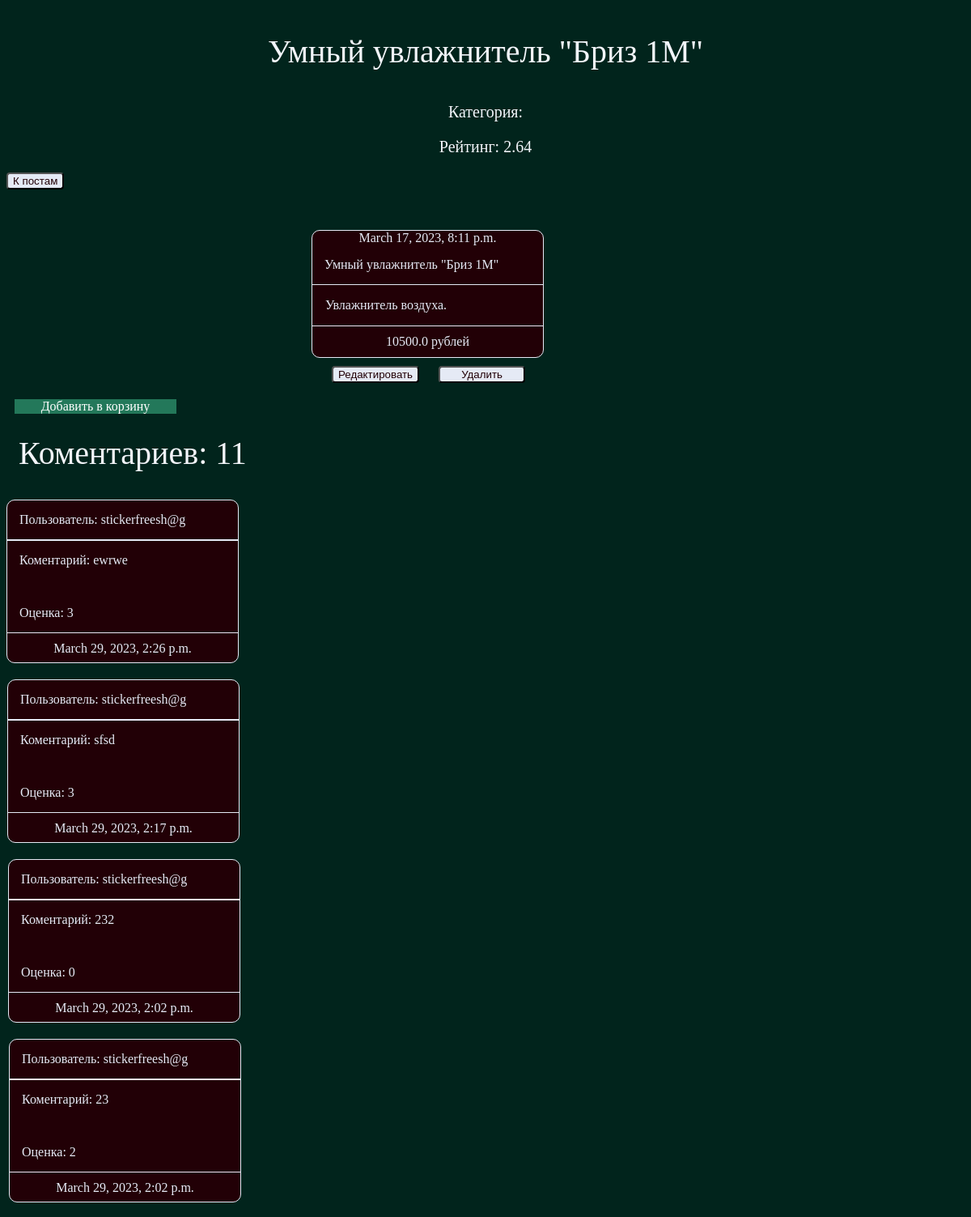
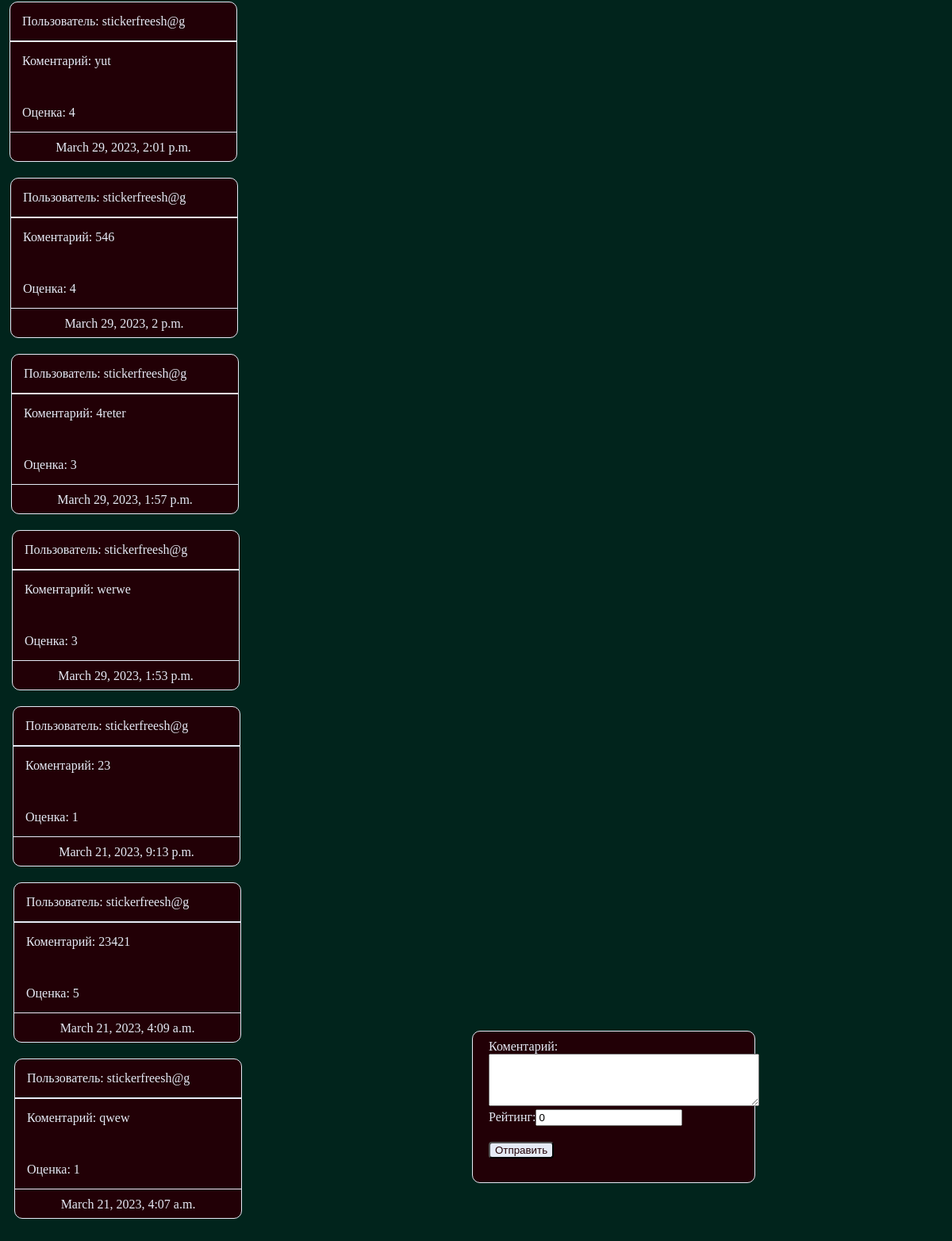
The app's page /post/4 with its own data (2 pictures, top to bottom).
### smarthouseblog/models.py (models this page shows, shortened)
class Blog(models.Model):
    username = models.ForeignKey(
        New_profile,
        verbose_name='Юзернейм',
        on_delete=models.PROTECT
    )
    title = models.CharField(
        max_length=48,
        verbose_name='Титл поста (Название устройства)'
    )
    text = models.TextField(
        max_length=448,
        verbose_name='Тело поста'
    )
    date = models.DateTimeField(
        auto_now_add=True
    )
    status = models.BooleanField(
        default=False,
        verbose_name='Опубликовать'
    )
    category = models.ForeignKey(
        Category,
        verbose_name='Категория',
        on_delete=models.PROTECT,
        default='2'
    )
    date_publication = models.DateTimeField(
        auto_now_add=True
    )
    raiting = models.FloatField(
        verbose_name='Рейтинг',
        default=0,
    )
    price = models.DecimalField(
        max_digits=10,
        decimal_places=2,
        default=0,
    )

class Comments(models.Model):
    post = models.ForeignKey(
        Blog,
        verbose_name='К посту',
        on_delete=models.CASCADE,
        related_name='comments',
        default=2
    )
    username = models.ForeignKey(New_profile,
                                 verbose_name='Юзернейм',
                                 on_delete=models.PROTECT,
                                 default='2',
                                 related_name='users')
    date = models.DateTimeField(
        auto_now_add=True
    )
    comment = models.TextField(
        max_length=224,
        verbose_name='Коментарий'
    )
    raiting = models.IntegerField(
        verbose_name='Рейтинг',
        blank=False,
        default=0,
    )

### smarthouseblog/views.py (the view)
# urls.py: path('post/<int:post_pk>', post, name='post'),
def post(request, post_pk):
    info = Blog.objects.values(
         'pk', 'title', 'date', 'date_publication', 'status', 'username__username', 'price', 'text'
    ).get(pk=post_pk)
    comment = Comments.objects.values('pk', 'username__username', 'raiting', 'date', 'comment'
                                      ).filter(post=post_pk).order_by('-date')
    rai = raiting(post_pk)
    if request.method == 'POST':
        comment_form = CommentForm(request.POST)
        if comment_form.is_valid():
            comment_form_update = comment_form.save(commit=False)
            comment_form_update.post = Blog.objects.filter(pk=post_pk).first()
            comment_form_update.date = datetime.now()
            comment_form_update.save()
            Blog.objects.values('pk', 'raiting').filter(pk=post_pk).update(raiting=raiting(post_pk))
            return redirect('post', post_pk=post_pk)
    else:
        comment_form = CommentForm()
    context = {'post': info,
               'comm': comment,
               'count_comm': Comments.objects.values('pk').filter(post=post_pk).count(),
               'comment_form': comment_form,
               'rai': rai,
               }
    return render(request, 'smarthouseblog/post.html', context)

### smarthouseblog/forms.py
class CommentForm(forms.ModelForm):
    class Meta:
        model = Comments
        fields = (
            "comment",
            "raiting",
        )
        widgets = {
            'comment': Textarea(attrs={'rows': 4, 'cols': 40}),
        }

### smarthouseblog/views.py (called while the page is built)
def raiting(post_pk):
    rai = Comments.objects.values('raiting').filter(post=post_pk).aggregate(Avg('raiting'))
    try:
        return round(rai['raiting__avg'], 2)
    except ZeroDivisionError:
        return 0

### smarthouseblog/templates/smarthouseblog/post.html (shortened to what this page needs)
<!DOCTYPE html>
{% load static %}
<html lang="en">
<head>
    <link rel="stylesheet" href="{% static 'css/style.css' %}">
</head>
<body style="background-color: #01241c">
    <a href="{% url 'posts' %}">
        <div style="text-align: center">
            <p style=" font-size: 40px; color: #f3f5fa">{{ post.title }}</p>
        </div>
        <div style="text-align: center">
            <p style="font-size: 20px; color: #f3f5fa">Категория: {{ post.category }}</p>
        </div>
        <div style="text-align: center">
            <p style="font-size: 20px; color: #f3f5fa">Рейтинг: {{ rai }}</p>
        </div>
    </a>
    <div>
        <form action="{% url 'posts' %}" style="margin-bottom: 50px">
            <input type="submit" style="border-radius: 4px;  background-color: #e5eaf5; color: #220006" value="К постам" /></input>
        </form>
    </div>
    <div style="width: 430px; margin: 0 auto; heigth: 200px">
        <div style="align-items: center;
                    width: 285px;
                    border: 1px solid;
                    border-radius: 10px;
                    background-color: #220006;
                    color: #e5eaf5;
                    display: inline-block">
            <div>
                <div style="text-align: center">{{ post.date }}</div>
                <div style="margin: 15px;
                            text-align: left">{{ post.title }}</div>
                <div style="border-bottom: 1px solid"></div>
                <div style="margin: 16px">{{ post.text }}</div>
            </div>
            <div style="border-bottom: 1px solid"></div>
            <div style="margin: 10px">
                <div style="text-align: center">{{ post.price|floatformat:1 }} рублей</div>
            </div>
        </div>
    </div>
    <div style="margin: 0 auto; width: 400px">
        <form action="{% url 'post_edit' post_pk=post.pk %}" style="display: inline-block;
                        margin: 10px">
            <input type="submit" style="border-radius: 4px;  background-color: #e5eaf5; color: #220006" value="Редактировать" />
        </form>
        <form action="{% url 'post_delete' post_pk=post.pk %}" method=""
              style="margin: 0 auto;
                     display: inline-block;display: inline-block;
                     margin: 10px">
                <input type="submit"
                       style="width: 107px;
                       border-radius: 4px;
                       background-color: #e5eaf5;
                       color: #220006"
                       value="Удалить" />
        </form>
    </div>
<a href="{% url 'cart_add' product_pk=post.pk  %}" class="fcc-btn">Добавить в корзину</a>
    <div>
        <p style="margin: 15px; font-size: 40px; color: #f3f5fa">Коментариев: {{ count_comm }}</p>
    </div>
<div style="margin: 25px;
    width: 355px;
    height:190px;
    position:absolute;
    left:570px;
    bottom: 120px;
    border: 1px solid;
    border-radius: 10px;
    background-color: #220006;
    color: #e5eaf5;
    display: inline-block;">
    <form style="margin: 10px" action="" method="POST"  >{% csrf_token %}
            <div style="margin: 10px">{{ comment_form }}</div>
        <input type="submit" style="border-radius: 4px;  background-color: #e5eaf5; color: #220006; margin: 10px" value="Отправить" />
    </form>
</div>
{% for i in comm %}
    <div style="align-items: center;
    width: 285px;
    border: 1px solid;
    border-radius: 10px;
    background-color: #220006;
    color: #e5eaf5;
    display: inline-block;
    height: 200px;
    margin-top: 19px;">
    <div style="border-bottom: 1px solid">
        <div style="text-align: left; margin: 15px;">Пользователь: {{ i.username__username }}</div>
    </div>
    <div style="border-top: 1px solid">
            <div style="height: 50px;text-align: left; margin: 15px;">Коментарий: {{ i.comment }}</div>
            <div style="text-align: left; margin: 15px;">Оценка: {{ i.raiting }}</div>
    </div>
    <div style="border-top: 1px solid">
    </div>
    <div>
        <div style="text-align: center; margin: 10px;">{{ i.date }}</div>
    </div>
        {% endfor %}
    </div>
<div>
    <div style="height: 100px"></div>
</div>
</body>
</html>

### smarthouseblog/static/css/style.css (style rules this page uses)
body { background-color: #01241c; color: #e5eaf5; }
.fcc-btn { width: 200px; margin: 10px; display: inline-flex; justify-content: center; background-color: #23785a; color: white; text-decoration: none; }

### smarthouseblog/templates/smarthouseblog/post.html (style rules this page uses)
a { text-decoration: none; color: #e5eaf5; }

### records on screen
Blog: title "Умный увлажнитель \"Бриз 1М\"", date "March 17, 2023, 8:11 p.m.", text "Увлажнитель воздуха.", price "10500.0"
Comments: username__username "stickerfreesh@g", comment "ewrwe", raiting "3", date "March 29, 2023, 2:26 p.m."
Comments: username__username "stickerfreesh@g", comment "sfsd", raiting "3", date "March 29, 2023, 2:17 p.m."
Comments: username__username "stickerfreesh@g", comment "232", raiting "0", date "March 29, 2023, 2:02 p.m."
Comments: username__username "stickerfreesh@g", comment "23", raiting "2", date "March 29, 2023, 2:02 p.m."
Comments: username__username "stickerfreesh@g", comment "yut", raiting "4", date "March 29, 2023, 2:01 p.m."
Comments: username__username "stickerfreesh@g", comment "546", raiting "4", date "March 29, 2023, 2 p.m."
Comments: username__username "stickerfreesh@g", comment "4reter", raiting "3", date "March 29, 2023, 1:57 p.m."
Comments: username__username "stickerfreesh@g", comment "werwe", raiting "3", date "March 29, 2023, 1:53 p.m."
Comments: username__username "stickerfreesh@g", comment "23", raiting "1", date "March 21, 2023, 9:13 p.m."
Comments: username__username "stickerfreesh@g", comment "23421", raiting "5", date "March 21, 2023, 4:09 a.m."
Comments: username__username "stickerfreesh@g", comment "qwew", raiting "1", date "March 21, 2023, 4:07 a.m."

### other values on screen
{{ rai }} "2.64"
{{ count_comm }} "11"
